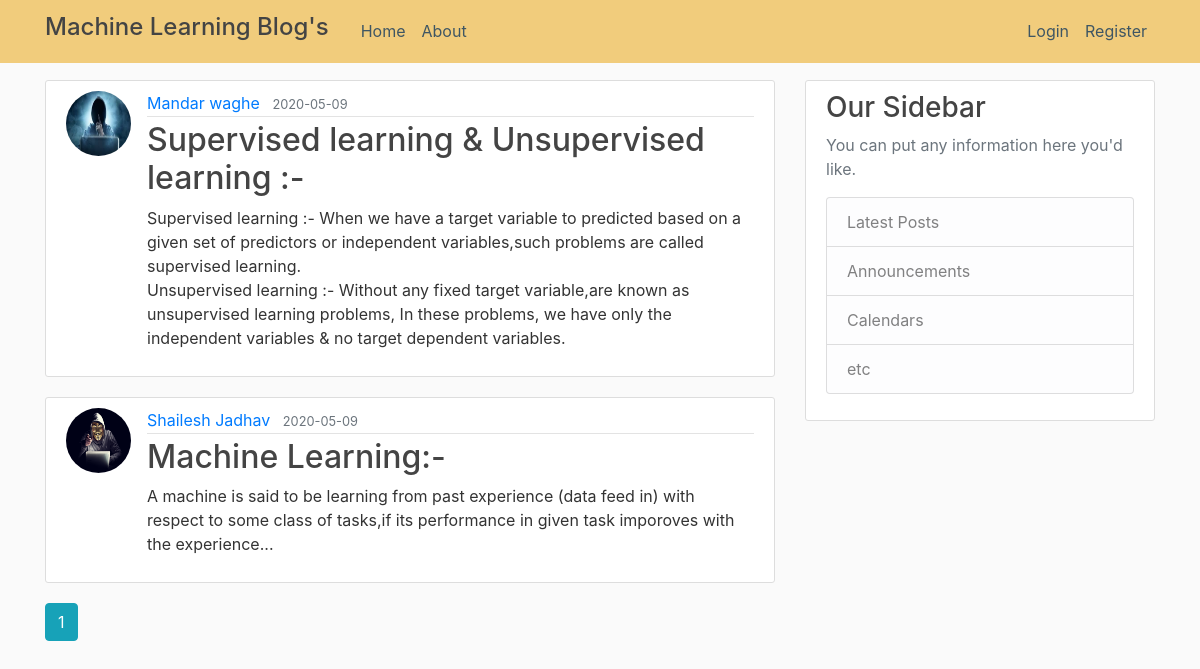
/home, run on an earlier commit of the app's database.
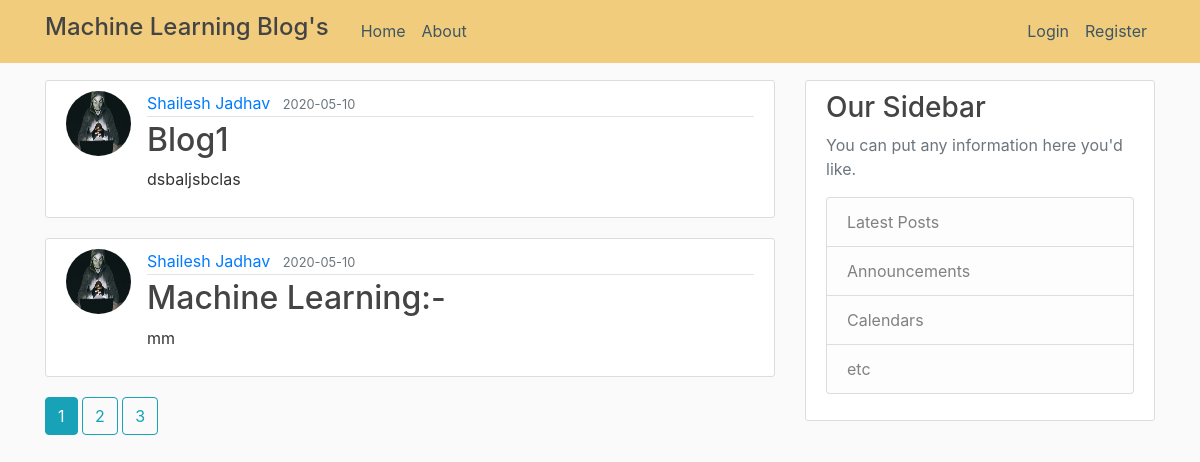
And on a later commit of the database.
### Flaskblog/models.py (models this page shows, shortened)
class Post(db.Model):
    id = db.Column(db.Integer, primary_key=True)
    title = db.Column(db.String(100), nullable=False)
    date_posted = db.Column(db.DateTime, nullable=False, default=datetime.utcnow)
    content = db.Column(db.Text, nullable=False)
    user_id = db.Column(db.Integer, db.ForeignKey('user.id'), nullable=False)

class User(db.Model, UserMixin):
    id = db.Column(db.Integer, primary_key=True)
    username = db.Column(db.String(20), unique=True, nullable=False)
    email = db.Column(db.String(120), unique=True, nullable=False)
    image_file = db.Column(db.String(20), nullable=False, default='default.jpg')
    password = db.Column(db.String(60), nullable=False)
    posts = db.relationship('Post', backref='author', lazy=True)

### Flaskblog/routes.py (the view)
@app.route("/")
@app.route("/home")
def home():
    page = request.args.get('page', 1, type=int)
    posts = Post.query.order_by(Post.date_posted.desc()).paginate(page=page, per_page=2)
    return render_template('home.html', posts=posts)

### Flaskblog/templates/home.html
{% extends "layout.html" %}
{% block content %}
    {% for post in posts.items %}
        <article class="media content-section">
          <img class="rounded-circle article-img" src="{{ url_for('static', filename='profile_pics/' + post.author.image_file) }}">
          <div class="media-body">
            <div class="article-metadata">
              <a class="mr-2" href="#">{{ post.author.username }}</a>
              <small class="text-muted">{{ post.date_posted.strftime('%Y-%m-%d') }}</small>
            </div>
            <h2><a class="article-title" href="{{ url_for('post', post_id=post.id) }}">{{ post.title }}</a></h2>
            <p class="article-content">{{ post.content }}</p>
          </div>
        </article>
    {% endfor %}
    {% for page_num in posts.iter_pages(left_edge=1, right_edge=1, left_current=1, right_current=2) %}
        {% if page_num %}
          {% if posts.page == page_num %}
            <a class="btn btn-info mb-4" href="{{ url_for('home', page=page_num) }}">{{ page_num }}</a>
          {% else %}
            <a class="btn btn-outline-info mb-4" href="{{ url_for('home', page=page_num) }}">{{ page_num }}</a>
          {% endif %}
        {% else %}
            ...
        {% endif %}
      {% endfor %}
{% endblock content %}

What changed in the data, as far as the page shows it:
no longer on this page (row edited): Post: image_file (picture), author.username "Mandar waghe", date_posted "2020-05-09", title "Supervised learning & Unsupervised learning :-", content "Supervised learning :- When we have a target variable to predicted based on a given set of predictors or independent variables,such problems are called supervised learning. Unsupervised learning :- Without any fixed target variable,are known as unsupervised learning problems, In these problems, we have only the independent variables & no target dependent variables."
no longer on this page (row edited): Post: image_file (picture), author.username "Shailesh Jadhav", date_posted "2020-05-09", title "Machine Learning:-", content "A machine is said to be learning from past experience (data feed in) with respect to some class of tasks,if its performance in given task imporoves with the experience..."
added Post: image_file (picture), author.username "Shailesh Jadhav", date_posted "2020-05-10", title "Blog1", content "dsbaljsbclas"
added Post: image_file (picture), author.username "Shailesh Jadhav", date_posted "2020-05-10", title "Machine Learning:-", content "mm"
Also different on the page:
new list line: "2"
new list line: "3"
